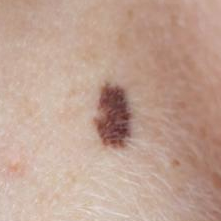
#> input picture data/images/imgs_part_1/PAT_100_393_898.png, 221 x 221 px, given in place of PAT_585_1130_552.png, which was not available
$ python diametertest.py
#> lines starting #> are read from the running program, lines starting #| are printed output that depends on the picture; after the words box and inside, x2 and y2 are one past the last pixel; in counts of white or black regions, pixels touching at a corner belong together; pictures that were not available may be replaced by others from this repository, and a replacement may not be noted
### prepareImage.py
from pathlib import Path
import numpy as np
from scipy import ndimage
from skimage import morphology, measure
from skimage.color import rgb2gray
import matplotlib.pyplot as plt
from skimage.transform import resize
from skimage import *
import imageio as iio
import skimage.color
import skimage.filters


def prepareImage(imageName):
    # filename = Path(f'data/images/imgs_part_1/{imageName}')  # PAT_8_15_820.png
    im = plt.imread(imageName)
#> im is the input picture: shape (221, 221, 4) float32; mean R, G, B, A 0.751, 0.631, 0.573, 1
    im2 = im[0:1500, :, :3]  # Select only the first three channels (RGB)
    im2 = rgb2gray(im2)*256
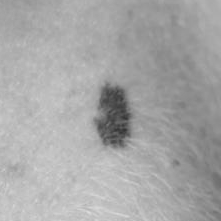
#> im2: shape (221, 221) float32; min 51.41, max 220.9, mean 167
    im = resize(im, (im.shape[0] // 4, im.shape[1] // 4), anti_aliasing=True)
#> im: shape (55, 55, 4) float32
    return im2


def measure_root_mass(filename, sigma=1.0):
    # read the original image, converting to grayscale on the fly
#> called with sigma = 1
    image = iio.imread(uri=filename)
    # blur before thresholding
    blurred_image = skimage.filters.gaussian(image, sigma=sigma)
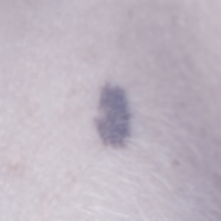
#> blurred_image: shape (221, 221, 4) float64; mean R, G, B, A 0.714, 0.675, 0.726, 0.876; transparent parts drawn white
    # perform automatic thresholding to produce a binary image
    t = skimage.filters.threshold_otsu(blurred_image)
#> t = 0.742
    binary_mask = blurred_image > t
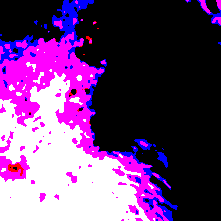
#> binary_mask: shape (221, 221, 4) bool; mean R, G, B, A 0.41, 0.247, 0.457, 1
    return t*255


def refineImage(im2, filename):
    thresh = measure_root_mass(filename)
#> thresh = 189.3
    mask = im2 < thresh  # Value selected by looking at the histogram
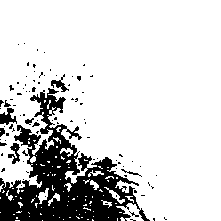
#> mask: shape (221, 221) bool; 82.4% white; 90 black regions (81 under 20 px), largest, box (x1, y1, x2, y2) and area: (0, 88, 150, 221) 7704, (0, 108, 17, 125) 165, (8, 143, 20, 164) 126
    plt.imshow(mask, cmap='gray')
    # Remove small white regions and keep only the largest connected region
    mask = morphology.remove_small_objects(mask, min_size=1000)
#> mask: shape (221, 221) bool; 80% white; 85 black regions (76 under 20 px), largest, box (x1, y1, x2, y2) and area: (0, 88, 150, 221) 8902, (0, 108, 17, 125) 165, (8, 143, 20, 164) 127
    mask = morphology.remove_small_holes(mask, area_threshold=1000)
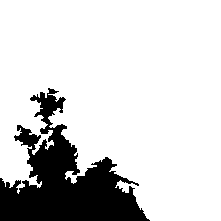
#> mask: shape (221, 221) bool; 82.3% white; 1 black region, box (x1, y1, x2, y2) and area: (0, 88, 150, 221) 8656
    mask_largest = morphology.label(mask, connectivity=2)
#> mask_largest: shape (221, 221) int32; values 0 (black) and 1 (white), 82.3% white; 1 black region
    props = measure.regionprops(mask_largest)
#> props = 1 regions; box (x1, y1, x2, y2) and area: (0, 0, 221, 221) 40185
    if len(props) > 0:
        props.sort(key=lambda x: x.area, reverse=True)
        mask = mask_largest == props[0].label
        # Fill the largest hole inside the mask
        mask = ndimage.binary_fill_holes(mask)
        # Structural element, that we will use as a "brush". The parameter is "brush side"
        struct_el = morphology.disk(6)
        # Use this "brush" to erode and then dilate the image to remove small white regions outside the lesion
        mask = morphology.binary_erosion(mask, struct_el)
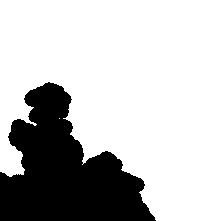
#> mask: shape (221, 221) bool; 75% white; 1 black region, box (x1, y1, x2, y2) and area: (0, 82, 156, 221) 12205
        mask = morphology.binary_dilation(mask, struct_el)
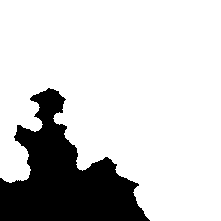
#> mask: shape (221, 221) bool; 80% white; 1 black region, box (x1, y1, x2, y2) and area: (0, 88, 150, 221) 9749
    else:
        # If there are no labeled regions, create a blank mask of the same shape as the input image
        mask = np.zeros_like(im2)
    return mask


# filename = 'data/images/imgs_part_1/PAT_585_1130_474.png'
# print(refineImage(prepareImage(filename), filename))

### diametertest.py
import numpy as np
from prepareImage import *
from main import *


filename = 'data/images/imgs_part_1/PAT_585_1130_552.png'


def getDiameterTest(filename):
    im1 = prepareImage(filename)
    mask = refineImage(im1, filename)
#> (the run stopped early here; a loop or call above may not have finished)

$ run again, on data/images/imgs_part_1/PAT_115_1138_970.png
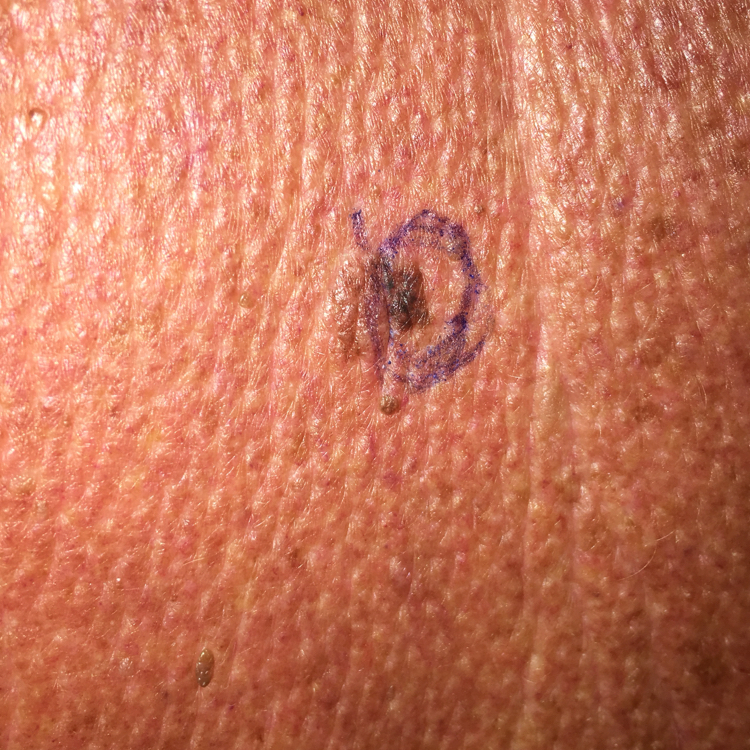
#> input picture data/images/imgs_part_1/PAT_115_1138_970.png, 750 x 750 px, given in place of PAT_585_1130_552.png, which was not available
#> in prepareImage, im is the input picture: shape (750, 750, 3) float32; mean R, G, B 0.785, 0.469, 0.36
#> im: shape (187, 187, 3) float32
#> t = 0.545
#> thresh = 139
#> in refineImage, `mask_largest = morphology.label(mask, connectivity=2)`:
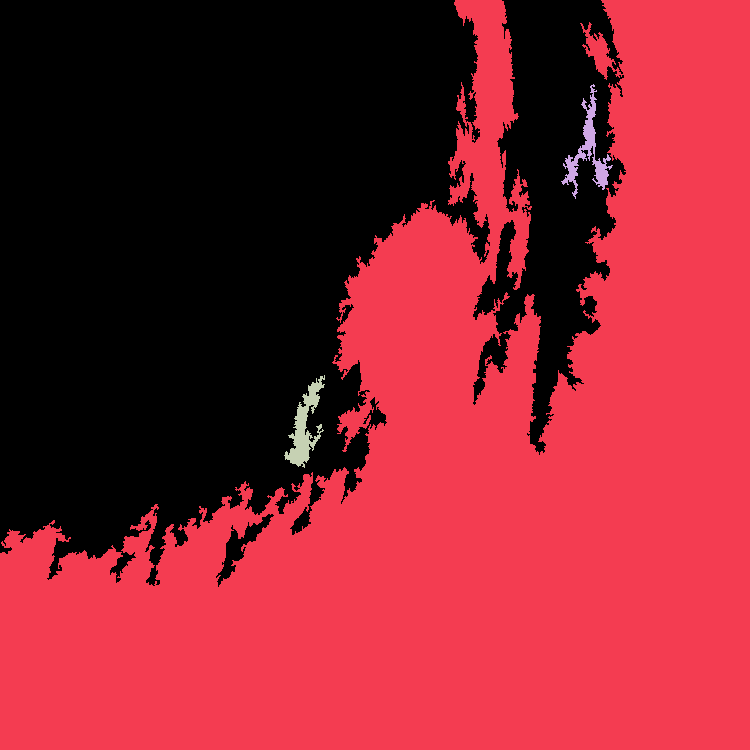
#> mask_largest: shape (750, 750) int32; 4 distinct labels, from 0 to 3; one colour per label, 0 black
#> props = 3 regions; box (x1, y1, x2, y2) and area: (0, 0, 750, 750) 314713, (284, 375, 325, 468) 1374, (561, 84, 613, 199) 1328
#> in refineImage, `mask = morphology.binary_dilation(mask, struct_el)`:
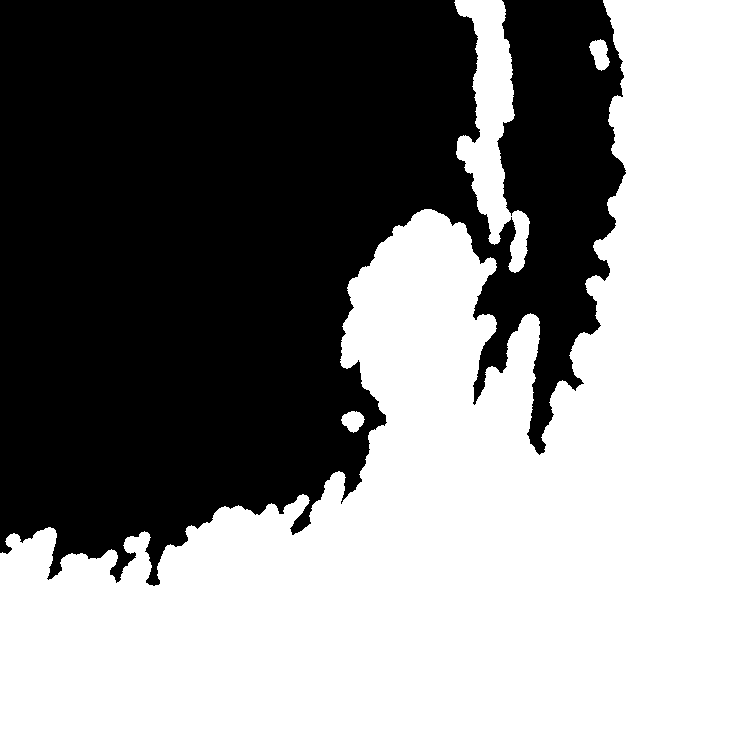
#> mask: shape (750, 750) bool; 54.7% white; 1 black region, box (x1, y1, x2, y2) and area: (0, 0, 626, 586) 254713

$ run again, on data/images/imgs_part_1/PAT_115_175_283.png
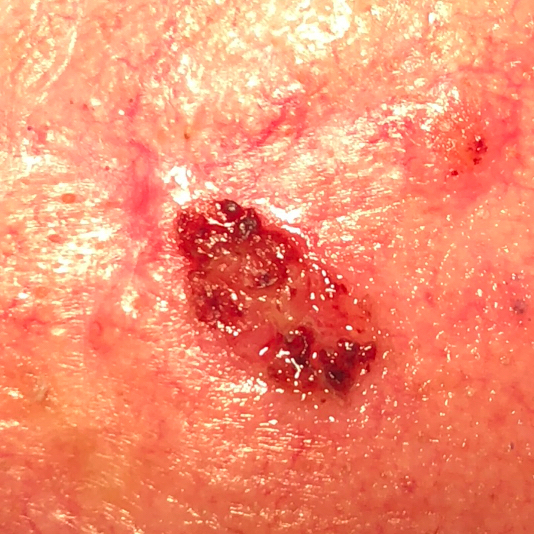
#> input picture data/images/imgs_part_1/PAT_115_175_283.png, 534 x 534 px, given in place of PAT_585_1130_552.png, which was not available
#> in prepareImage, im is the input picture: shape (534, 534, 4) float32; mean R, G, B, A 0.956, 0.556, 0.437, 1
#> im: shape (133, 133, 4) float32
#> t = 0.719
#> in measure_root_mass, `binary_mask = blurred_image > t`:
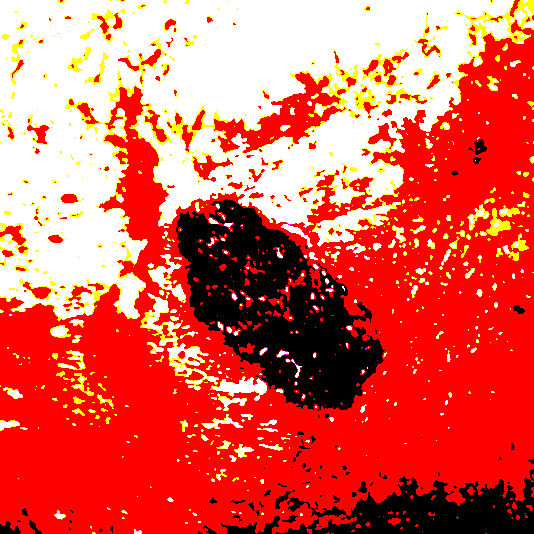
#> binary_mask: shape (534, 534, 4) bool; mean R, G, B, A 0.888, 0.373, 0.323, 1; transparent parts drawn white
#> thresh = 183.3
#> mask_largest: shape (534, 534) int32; values 0 (black) and 1 (white), 71% white; 1 black region
#> props = 1 regions; box (x1, y1, x2, y2) and area: (0, 0, 534, 534) 202432
#> in refineImage, `mask = morphology.binary_dilation(mask, struct_el)`:
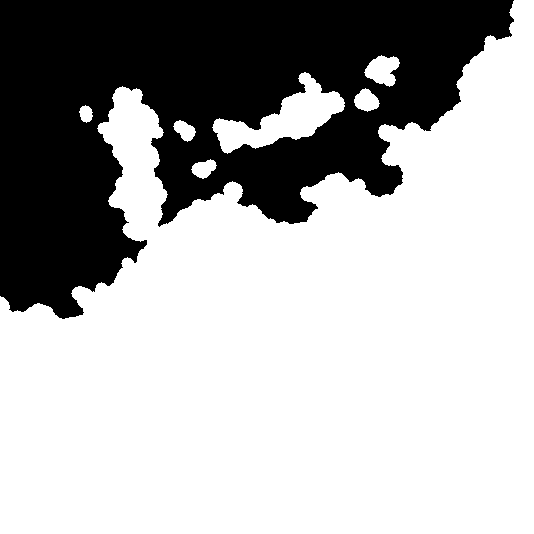
#> mask: shape (534, 534) bool; 68.3% white; 1 black region, box (x1, y1, x2, y2) and area: (0, 0, 514, 319) 90294

$ run again, on data/images/imgs_part_1/PAT_115_176_455.png
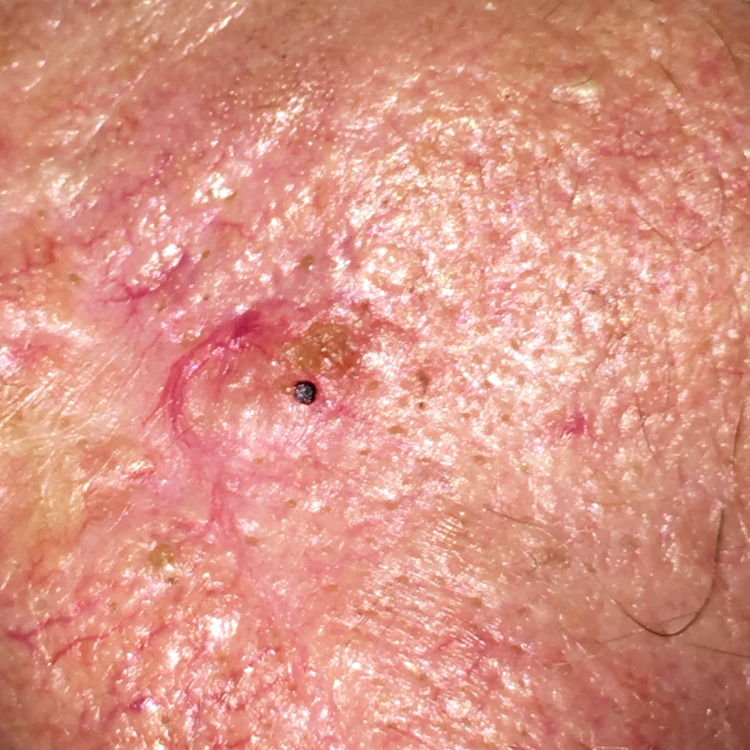
#> input picture data/images/imgs_part_1/PAT_115_176_455.png, 750 x 750 px, given in place of PAT_585_1130_552.png, which was not available
#> in prepareImage, im is the input picture: shape (750, 750, 3) float32; mean R, G, B 0.854, 0.578, 0.516
#> im: shape (187, 187, 3) float32
#> t = 0.646
#> thresh = 164.7
#> mask_largest: shape (750, 750) int32; 4 distinct labels, from 0 to 3
#> props = 3 regions; box (x1, y1, x2, y2) and area: (0, 0, 750, 750) 326359, (0, 331, 68, 379) 1438, (76, 435, 138, 479) 1090
#> in refineImage, `mask = morphology.binary_dilation(mask, struct_el)`:
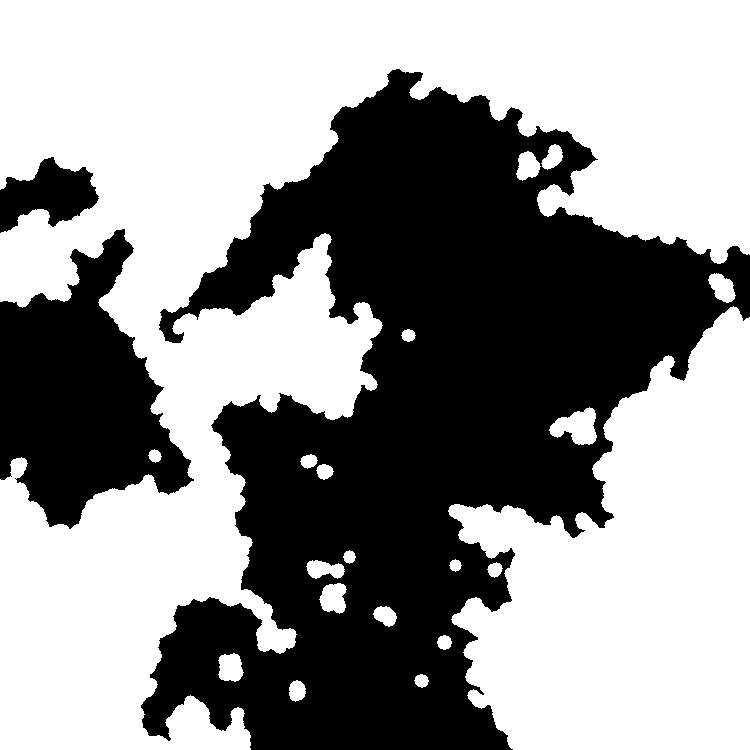
#> mask: shape (750, 750) bool; 57.9% white; 3 black regions, box (x1, y1, x2, y2) and area: (141, 69, 750, 750) 200216, (0, 229, 194, 529) 32226, (0, 157, 99, 233) 4309
